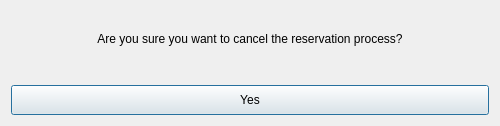
<?xml version="1.0" encoding="UTF-8"?>
<ui version="4.0">
 <class>Dialog</class>
 <widget class="QDialog" name="Dialog">
  <property name="geometry">
   <rect>
    <x>0</x>
    <y>0</y>
    <width>500</width>
    <height>126</height>
   </rect>
  </property>
  <property name="minimumSize">
   <size>
    <width>500</width>
    <height>120</height>
   </size>
  </property>
  <property name="maximumSize">
   <size>
    <width>500</width>
    <height>126</height>
   </size>
  </property>
  <property name="windowTitle">
   <string>Dialog</string>
  </property>
  <layout class="QGridLayout" name="gridLayout">
   <item row="1" column="0" colspan="3">
    <widget class="QLabel" name="header_message_label">
     <property name="minimumSize">
      <size>
       <width>0</width>
       <height>40</height>
      </size>
     </property>
     <property name="text">
      <string>Are you sure you want to cancel the reservation process?</string>
     </property>
     <property name="alignment">
      <set>Qt::AlignCenter</set>
     </property>
     <property name="wordWrap">
      <bool>true</bool>
     </property>
    </widget>
   </item>
   <item row="0" column="0">
    <spacer name="vs_2">
     <property name="orientation">
      <enum>Qt::Vertical</enum>
     </property>
     <property name="sizeType">
      <enum>QSizePolicy::Maximum</enum>
     </property>
     <property name="sizeHint" stdset="0">
      <size>
       <width>20</width>
       <height>20</height>
      </size>
     </property>
    </spacer>
   </item>
   <item row="3" column="0">
    <spacer name="vs_1">
     <property name="orientation">
      <enum>Qt::Vertical</enum>
     </property>
     <property name="sizeType">
      <enum>QSizePolicy::Minimum</enum>
     </property>
     <property name="sizeHint" stdset="0">
      <size>
       <width>20</width>
       <height>20</height>
      </size>
     </property>
    </spacer>
   </item>
   <item row="4" column="0" colspan="3">
    <widget class="QPushButton" name="proceed_button">
     <property name="minimumSize">
      <size>
       <width>0</width>
       <height>30</height>
      </size>
     </property>
     <property name="cursor">
      <cursorShape>PointingHandCursor</cursorShape>
     </property>
     <property name="text">
      <string>Yes</string>
     </property>
    </widget>
   </item>
  </layout>
 </widget>
 <resources/>
 <connections/>
</ui>
